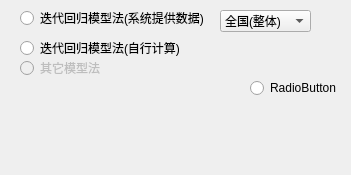
           <widget class="QWidget" name="page_17">
            <property name="geometry">
             <rect>
              <x>0</x>
              <y>0</y>
              <width>351</width>
              <height>175</height>
             </rect>
            </property>
            <attribute name="label">
             <string>生育水平现状评估与政策偏离度量化估计率</string>
            </attribute>
            <widget class="QRadioButton" name="radioButton_92">
             <property name="geometry">
              <rect>
               <x>20</x>
               <y>10</y>
               <width>187</width>
               <height>16</height>
              </rect>
             </property>
             <property name="text">
              <string>迭代回归模型法(系统提供数据)</string>
             </property>
            </widget>
            <widget class="QRadioButton" name="radioButton_99">
             <property name="geometry">
              <rect>
               <x>250</x>
               <y>80</y>
               <width>89</width>
               <height>16</height>
              </rect>
             </property>
             <property name="text">
              <string>RadioButton</string>
             </property>
            </widget>
            <widget class="QRadioButton" name="radioButton_130">
             <property name="geometry">
              <rect>
               <x>20</x>
               <y>40</y>
               <width>171</width>
               <height>16</height>
              </rect>
             </property>
             <property name="text">
              <string>迭代回归模型法(自行计算)</string>
             </property>
            </widget>
            <widget class="QRadioButton" name="radioButton_131">
             <property name="enabled">
              <bool>false</bool>
             </property>
             <property name="geometry">
              <rect>
               <x>20</x>
               <y>60</y>
               <width>89</width>
               <height>16</height>
              </rect>
             </property>
             <property name="text">
              <string>其它模型法</string>
             </property>
            </widget>
            <widget class="QComboBox" name="comboBox55">
             <property name="geometry">
              <rect>
               <x>220</x>
               <y>10</y>
               <width>91</width>
               <height>22</height>
              </rect>
             </property>
             <item>
              <property name="text">
               <string>全国(整体)</string>
              </property>
             </item>
             <item>
              <property name="text">
               <string>全国(分省合计)</string>
              </property>
             </item>
             <item>
              <property name="text">
               <string>北京</string>
              </property>
             </item>
             <item>
              <property name="text">
               <string>天津</string>
              </property>
             </item>
             <item>
              <property name="text">
               <string>河北</string>
              </property>
             </item>
             <item>
              <property name="text">
               <string>山西</string>
              </property>
             </item>
             <item>
              <property name="text">
               <string>辽宁</string>
              </property>
             </item>
             <item>
              <property name="text">
               <string>吉林</string>
              </property>
             </item>
             <item>
              <property name="text">
               <string>黑龙江</string>
              </property>
             </item>
             <item>
              <property name="text">
               <string>上海</string>
              </property>
             </item>
             <item>
              <property name="text">
               <string>浙江</string>
              </property>
             </item>
             <item>
              <property name="text">
               <string>安徽</string>
              </property>
             </item>
             <item>
              <property name="text">
               <string>福建</string>
              </property>
             </item>
             <item>
              <property name="text">
               <string>江西</string>
              </property>
             </item>
             <item>
              <property name="text">
               <string>广西</string>
              </property>
             </item>
             <item>
              <property name="text">
               <string>陕西</string>
              </property>
             </item>
             <item>
              <property name="text">
               <string>海南</string>
              </property>
             </item>
             <item>
              <property name="text">
               <string>四川</string>
              </property>
             </item>
             <item>
              <property name="text">
               <string>贵州</string>
              </property>
             </item>
             <item>
              <property name="text">
               <string>湖南</string>
              </property>
             </item>
             <item>
              <property name="text">
               <string>河南</string>
              </property>
             </item>
             <item>
              <property name="text">
               <string>广东</string>
              </property>
             </item>
             <item>
              <property name="text">
               <string>湖北</string>
              </property>
             </item>
             <item>
              <property name="text">
               <string>西藏</string>
              </property>
             </item>
             <item>
              <property name="text">
               <string>重庆</string>
              </property>
             </item>
             <item>
              <property name="text">
               <string>云南</string>
              </property>
             </item>
             <item>
              <property name="text">
               <string>山东</string>
              </property>
             </item>
             <item>
              <property name="text">
               <string>江苏</string>
              </property>
             </item>
             <item>
              <property name="text">
               <string>内蒙古</string>
              </property>
             </item>
             <item>
              <property name="text">
               <string>甘肃</string>
              </property>
             </item>
             <item>
              <property name="text">
               <string>青海</string>
              </property>
             </item>
             <item>
              <property name="text">
               <string>宁夏</string>
              </property>
             </item>
             <item>
              <property name="text">
               <string>新疆</string>
              </property>
             </item>
            </widget>
           </widget>
